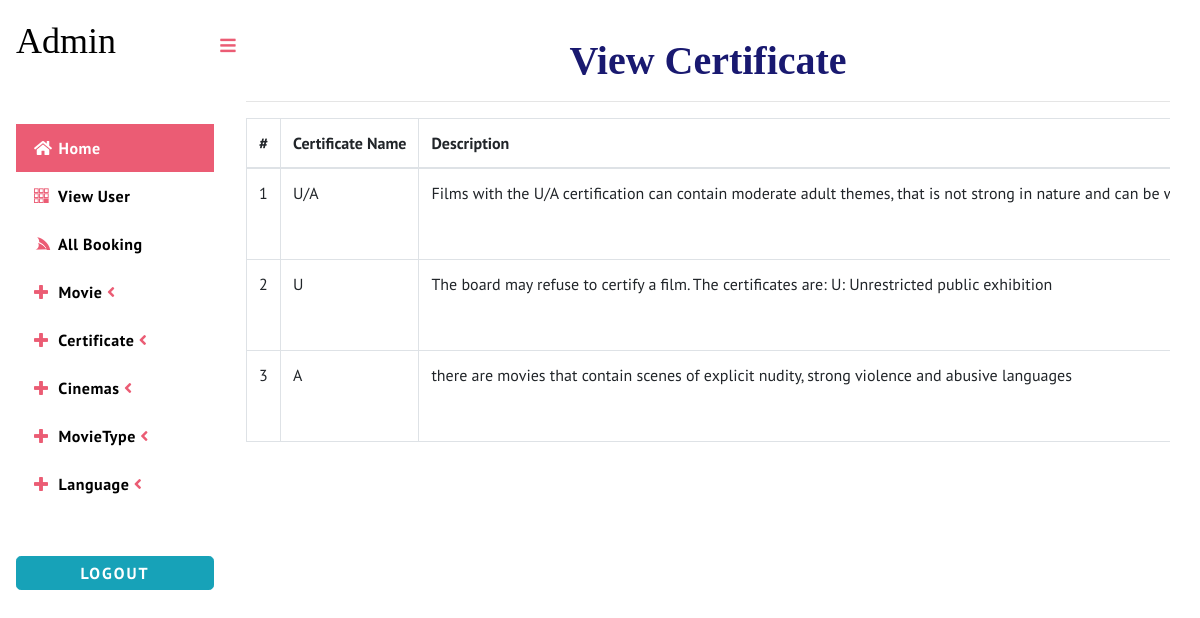
Screenshot of /view_certificate (signed in) with the database file from the repository.
### movie/models.py (models this page shows, shortened)
class Certificate(models.Model):
    name=models.CharField(max_length=10,null=True)
    description=models.TextField(null=True)

### movie/views.py (the view)
# urls.py: path('view_certificate', View_Certificate,name="view_certificate"),
def View_Certificate(request):
    if not request.user.is_staff:
        return redirect('login')
    data = Certificate.objects.all()
    d = {'data': data}
    return render(request,'view_certificate.html',d)

### movie/templates/view_certificate.html (shortened to what this page needs)
{% extends 'index_admin.html' %}
{% load static %}
{% block body %}
<link rel='stylesheet' type='text/css' href="https://cdn.datatables.net/1.10.21/css/jquery.dataTables.min.css">
<link rel='stylesheet' type='text/css' href="https://cdn.datatables.net/buttons/1.6.2/css/buttons.dataTables.min.css">
<div class="container ">
    <div class="container-fluid">
        <h1 align="center" style="font-weight:bold;font-family : 'Book Antiqua' ; color : #191970 ;margin-top:4%">View Certificate</h1>
    <hr>                        <div class="scrollmenu">
                                <table id="example" class="table table-bordered">
                                  <thead>
                                    <tr>
                                      <th style="width:100px">#</th>
                                      <th style="width:200px">Certificate Name</th>
                                      <th>Description</th>
                                  </tr>
                              </thead>
                              <tbody>
                              {% for i in data %}
                                <tr>
                                  <td>{{forloop.counter}}</td>
                                  <td>{{i.name}}</td>
                                  <td>{{i.description}}</td>
                              </tr>
                              {% endfor %}
                          </tbody>
                      </table>
                  </div>
    </div></div>
{% endblock %}

### movie/static/css1/style.css (style rules this page uses)
html, body { font-family: 'PT Sans', sans-serif; font-size: 100%; overflow-x: hidden; background: #fff; }
h1, h2, h3, h4, h5, h6 { margin: 0; font-family: 'Yanone Kaffeesatz', sans-serif; }
.cbp-spmenu-push { overflow-x: hidden; position: relative; }
.cbp-spmenu, .cbp-spmenu-push { -webkit-transition: all 0.3s ease; -moz-transition: all 0.3s ease; transition: all 0.3s ease; }

### movie/templates/view_certificate.html (style rules this page uses)
div.scrollmenu { overflow: auto; width:100%; white-space: nowrap; }

### rows the page displays
Certificate: name "U/A", description "Films with the U/A certification can contain moderate adult themes, that is not strong in nature and can be…"
Certificate: name "U", description "The board may refuse to certify a film. The certificates are: U: Unrestricted public exhibition"
Certificate: name "A", description "there are movies that contain scenes of explicit nudity, strong violence and abusive languages"
